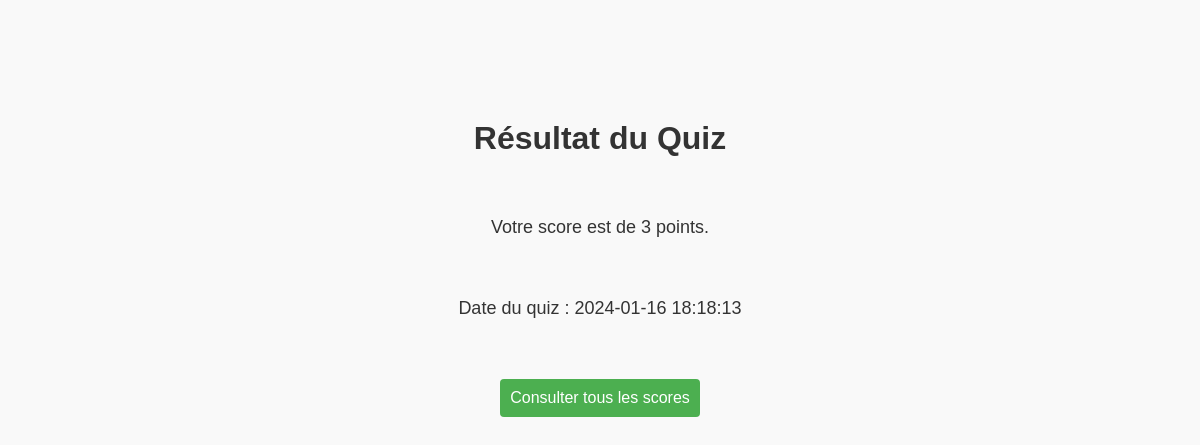
Page /resultat_quiz.php on the earlier database version.
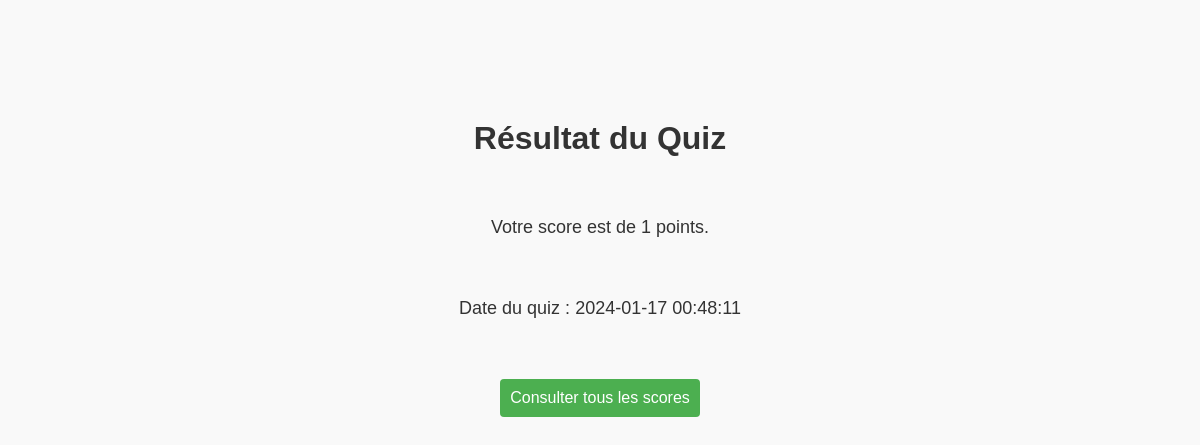
Same page on the later database version.
### tables this page shows
CREATE TABLE scores (
        id INTEGER PRIMARY KEY,
        participant_id INTEGER,
        score INTEGER,
        time INTEGER,
        FOREIGN KEY (participant_id) REFERENCES participants(idP));

### resultat_quiz.php (the view, shortened to what this page needs)
<!DOCTYPE html>
<html lang="fr">
<head>
    <link rel="stylesheet" type="text/css" href="css/resultat.css">
</head>
<body>
    <h1>Résultat du Quiz</h1>
    <?php
    try {
        $file_db = new PDO('sqlite:contacts.sqlite3');
        $file_db->setAttribute(PDO::ATTR_ERRMODE, PDO::ERRMODE_WARNING);
        $result = $file_db->query("SELECT * FROM scores ORDER BY id DESC LIMIT 1")->fetch(PDO::FETCH_ASSOC);
        if ($result) {
            echo '<p>Votre score est de ' . $result['score'] . ' points.</p>';
            echo '<p>Date du quiz : ' . date('Y-m-d H:i:s', $result['time']) . '</p>';
            echo '<a href="consulter_scores.php"><button>Consulter tous les scores</button></a>';
        } else {
            echo '<p>Aucun score disponible.</p>';
        }
    } catch (PDOException $ex) {
        echo $ex->getMessage();
    }
    ?>
</body>
</html>

### css/resultat.css (style rules this page uses)
body { font-family: 'Arial', sans-serif; background-color: #f9f9f9; margin: 0; padding: 0; height: 100vh; }
h1 { color: #333; text-align: center; margin-bottom: 5%; margin-top: 10%; }
p { color: #333; font-size: 18px; margin-bottom: 5%; text-align: center; }
a { margin-top: 5%; text-decoration: none; }
button { background-color: #4caf50; color: #fff; cursor: pointer; padding: 10px; border: none; border-radius: 4px; font-size: 16px; display: block; margin: 0 auto; }

Differences in the rows shown:
no longer on this page (row edited): scores: score "3", time "2024-01-16 18:18:13"
added scores: score "1", time "2024-01-17 00:48:11"
